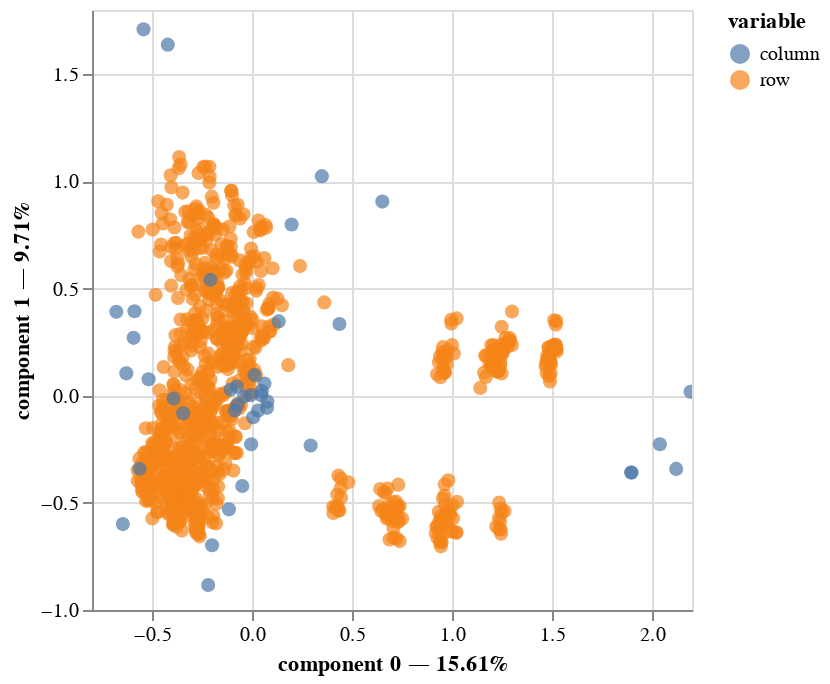

The cell this chart's notebook holds for it:
### Code cell
mca.plot(
    mca_df,
    x_component=0, 
    y_component=1,
    show_column_markers=True,
    show_row_markers=True,
    show_column_labels=False,
    show_row_labels=False)

### Figure 1 — Vega-Lite specification as saved in the notebook (floating-point values rounded to 4 significant figures; data arrays with more than 128 entries replaced by an {"elided": "..."} marker saying what was removed)
{"config": {"view": {"continuousWidth": 300, "continuousHeight": 300}}, "layer": [{"data": {"name": "data-deea1524f5345aba635226c7d4056452"}, "mark": {"type": "circle", "size": 50}, "encoding": {"color": {"field": "variable", "type": "nominal"}, "tooltip": [{"field": "variable", "type": "nominal"}, {"field": "value", "type": "nominal"}, {"field": "component 0", "type": "quantitative"}, {"field": "component 1", "type": "quantitative"}], "x": {"axis": {"title": "component 0 — 15.61%"}, "field": "component 0", "scale": {"zero": false}, "type": "quantitative"}, "y": {"axis": {"title": "component 1 — 9.71%"}, "field": "component 1", "scale": {"zero": false}, "type": "quantitative"}}, "name": "view_1"}, {"data": {"name": "data-56897a5a59bbe4a5b7a9f15b56ef3f81"}, "mark": {"type": "circle", "size": 50}, "encoding": {"color": {"field": "variable", "type": "nominal"}, "tooltip": [{"field": "variable", "type": "nominal"}, {"field": "value", "type": "nominal"}, {"field": "component 0", "type": "quantitative"}, {"field": "component 1", "type": "quantitative"}], "x": {"axis": {"title": "component 0 — 15.61%"}, "field": "component 0", "scale": {"zero": false}, "type": "quantitative"}, "y": {"axis": {"title": "component 1 — 9.71%"}, "field": "component 1", "scale": {"zero": false}, "type": "quantitative"}}}], "params": [{"name": "param_1", "select": {"type": "interval", "encodings": ["x", "y"]}, "bind": "scales", "views": ["view_1"]}], "$schema": "https://vega.github.io/schema/vega-lite/v5.20.1.json", "datasets": {"data-deea1524f5345aba635226c7d4056452": {"elided": "973 records"}, "data-56897a5a59bbe4a5b7a9f15b56ef3f81": [{"component 0": 0.06243, "component 1": 0.05696, "variable": "column", "value": "Age__Young", "label": "Age__Young"}, {"component 0": 0.006138, "component 1": -0.1003, "variable": "column", "value": "Age__Adult", "label": "Age__Adult"}, {"component 0": -0.07512, "component 1": 0.04247, "variable": "column", "value": "Age__Senior", "label": "Age__Senior"}, {"component 0": -0.219, "component 1": -0.8835, "variable": "column", "value": "Gender__Female", "label": "Gender__Female"}, {"component 0": 0.198, "component 1": 0.7988, "variable": "column", "value": "Gender__Male", "label": "Gender__Male"}, {"component 0": -0.1997, "component 1": -0.6976, "variable": "column", "value": "Weight (kg)__Low", "label": "Weight (kg)__Low"}, {"component 0": 0.4372, "component 1": 0.3348, "variable": "column", "value": "Weight (kg)__Medium", "label": "Weight (kg)__Medium"}, {"component 0": -0.421, "component 1": 1.638, "variable": "column", "value": "Weight (kg)__High", "label": "Weight (kg)__High"}, {"component 0": -0.1156, "component 1": -0.5303, "variable": "column", "value": "Height (m)__Short", "label": "Height (m)__Short"}, {"component 0": -0.07301, "component 1": -0.04208, "variable": "column", "value": "Height (m)__Average", "label": "Height (m)__Average"}, {"component 0": 0.3492, "component 1": 1.024, "variable": "column", "value": "Height (m)__Tall", "label": "Height (m)__Tall"}, {"component 0": -0.08558, "component 1": -0.06952, "variable": "column", "value": "Max_BPM__Low", "label": "Max_BPM__Low"}, {"component 0": 0.07678, "component 1": -0.02754, "variable": "column", "value": "Max_BPM__Medium", "label": "Max_BPM__Medium"}, {"component 0": 0.01236, "component 1": 0.0964, "variable": "column", "value": "Max_BPM__High", "label": "Max_BPM__High"}, {"component 0": -0.107, "component 1": 0.02894, "variable": "column", "value": "Avg_BPM__Low", "label": "Avg_BPM__Low"}, {"component 0": 0.07546, "component 1": -0.05659, "variable": "column", "value": "Avg_BPM__Medium", "label": "Avg_BPM__Medium"}, {"component 0": 0.04913, "component 1": 0.02128, "variable": "column", "value": "Avg_BPM__High", "label": "Avg_BPM__High"}, {"component 0": -0.00597, "component 1": 0.002961, "variable": "column", "value": "Resting_BPM__Low", "label": "Resting_BPM__Low"}, {"component 0": -0.04059, "component 1": -0.004771, "variable": "column", "value": "Resting_BPM__Normal", "label": "Resting_BPM__Normal"}, {"component 0": 0.04621, "component 1": 0.001597, "variable": "column", "value": "Resting_BPM__High", "label": "Resting_BPM__High"}, {"component 0": -0.6785, "component 1": 0.3919, "variable": "column", "value": "Session_Duration (hours)__Short", "label": "Session_Duration (hours)__Short"}, {"component 0": -0.3918, "component 1": -0.01353, "variable": "column", "value": "Session_Duration (hours)__Medium", "label": "Session_Duration (hours)__Medium"}, {"component 0": 1.897, "component 1": -0.3585, "variable": "column", "value": "Session_Duration (hours)__Long", "label": "Session_Duration (hours)__Long"}, {"component 0": -0.6283, "component 1": 0.1045, "variable": "column", "value": "Calories_Burned__Low", "label": "Calories_Burned__Low"}, {"component 0": 0.03117, "component 1": -0.06882, "variable": "column", "value": "Calories_Burned__Medium", "label": "Calories_Burned__Medium"}, {"component 0": 2.193, "component 1": 0.01864, "variable": "column", "value": "Calories_Burned__High", "label": "Calories_Burned__High"}, {"component 0": 2.039, "component 1": -0.2266, "variable": "column", "value": "Fat_Percentage__Low", "label": "Fat_Percentage__Low"}, {"component 0": -0.2083, "component 1": 0.5414, "variable": "column", "value": "Fat_Percentage__Normal", "label": "Fat_Percentage__Normal"}, {"component 0": -0.5624, "component 1": -0.341, "variable": "column", "value": "Fat_Percentage__High", "label": "Fat_Percentage__High"}, {"component 0": -0.6457, "component 1": -0.5992, "variable": "column", "value": "Water_Intake (liters)__Low", "label": "Water_Intake (liters)__Low"}, {"component 0": -0.004385, "component 1": -0.2263, "variable": "column", "value": "Water_Intake (liters)__Medium", "label": "Water_Intake (liters)__Medium"}, {"component 0": 0.6517, "component 1": 0.9058, "variable": "column", "value": "Water_Intake (liters)__High", "label": "Water_Intake (liters)__High"}, {"component 0": -0.5878, "component 1": 0.3943, "variable": "column", "value": "Workout_Frequency (days/week)__2", "label": "Workout_Frequency (days/week)__2"}, {"component 0": -0.5171, "component 1": 0.0767, "variable": "column", "value": "Workout_Frequency (days/week)__3", "label": "Workout_Frequency (days/week)__3"}, {"component 0": 0.2933, "component 1": -0.2322, "variable": "column", "value": "Workout_Frequency (days/week)__4", "label": "Workout_Frequency (days/week)__4"}, {"component 0": 2.121, "component 1": -0.3417, "variable": "column", "value": "Workout_Frequency (days/week)__5", "label": "Workout_Frequency (days/week)__5"}, {"component 0": -0.592, "component 1": 0.2702, "variable": "column", "value": "Experience_Level__1", "label": "Experience_Level__1"}, {"component 0": -0.344, "component 1": -0.08158, "variable": "column", "value": "Experience_Level__2", "label": "Experience_Level__2"}, {"component 0": 1.897, "component 1": -0.3585, "variable": "column", "value": "Experience_Level__3", "label": "Experience_Level__3"}, {"component 0": -0.04869, "component 1": -0.4213, "variable": "column", "value": "BMI__Underweight", "label": "BMI__Underweight"}, {"component 0": 0.1337, "component 1": 0.3467, "variable": "column", "value": "BMI__Normal", "label": "BMI__Normal"}, {"component 0": -0.5424, "component 1": 1.71, "variable": "column", "value": "BMI__Overweight", "label": "BMI__Overweight"}]}}
